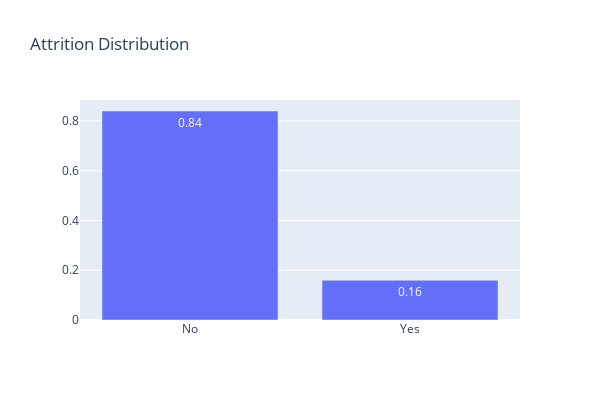

Notebook code for this chart:
### Markdown cell above
#### plotly In percentages

### Code cell
temp = hr_data.Attrition.value_counts()
trace = go.Bar(x=temp.index,
               y= np.round(temp.astype(float)/temp.values.sum(),2),
               text = np.round(temp.astype(float)/temp.values.sum(),2),
               textposition = 'auto',
               name = 'Attrition')
data = [trace]
layout = go.Layout(
    autosize=False,
    width=600,
    height=400,title = "Attrition Distribution"
)

fig = go.Figure(data=data, layout=layout)
iplot(fig)
del temp

### Figure 1 — Plotly figure (JSON) as saved in the notebook; plotly's stock layout.template omitted (floating-point values rounded to 4 significant figures)
{"data": [{"name": "Attrition", "text": [0.84, 0.16], "textposition": "auto", "type": "bar", "x": ["No", "Yes"], "y": [0.84, 0.16]}], "layout": {"autosize": false, "height": 400, "title": {"text": "Attrition Distribution"}, "width": 600}}
